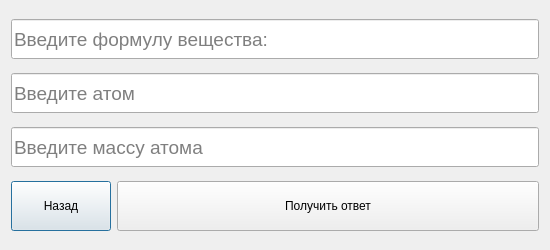
<?xml version="1.0" encoding="UTF-8"?>
<ui version="4.0">
 <class>Window3</class>
 <widget class="QDialog" name="Window3">
  <property name="geometry">
   <rect>
    <x>0</x>
    <y>0</y>
    <width>550</width>
    <height>250</height>
   </rect>
  </property>
  <property name="minimumSize">
   <size>
    <width>400</width>
    <height>250</height>
   </size>
  </property>
  <property name="maximumSize">
   <size>
    <width>1000</width>
    <height>250</height>
   </size>
  </property>
  <property name="windowTitle">
   <string>Расчет необходимой массы вещества для реакции</string>
  </property>
  <layout class="QVBoxLayout" name="verticalLayout">
   <item>
    <widget class="QLineEdit" name="lineEdit_2">
     <property name="minimumSize">
      <size>
       <width>0</width>
       <height>40</height>
      </size>
     </property>
     <property name="font">
      <font>
       <pointsize>14</pointsize>
      </font>
     </property>
     <property name="text">
      <string/>
     </property>
     <property name="placeholderText">
      <string>Введите формулу вещества:</string>
     </property>
    </widget>
   </item>
   <item>
    <widget class="QLineEdit" name="lineEdit">
     <property name="minimumSize">
      <size>
       <width>0</width>
       <height>40</height>
      </size>
     </property>
     <property name="font">
      <font>
       <pointsize>14</pointsize>
      </font>
     </property>
     <property name="text">
      <string/>
     </property>
     <property name="placeholderText">
      <string>Введите атом</string>
     </property>
    </widget>
   </item>
   <item>
    <widget class="QLineEdit" name="lineEdit_3">
     <property name="minimumSize">
      <size>
       <width>0</width>
       <height>40</height>
      </size>
     </property>
     <property name="font">
      <font>
       <pointsize>14</pointsize>
      </font>
     </property>
     <property name="placeholderText">
      <string>Введите массу атома</string>
     </property>
    </widget>
   </item>
   <item>
    <layout class="QHBoxLayout" name="horizontalLayout">
     <item>
      <widget class="QPushButton" name="pushButton">
       <property name="minimumSize">
        <size>
         <width>0</width>
         <height>50</height>
        </size>
       </property>
       <property name="maximumSize">
        <size>
         <width>100</width>
         <height>16777215</height>
        </size>
       </property>
       <property name="text">
        <string>Назад</string>
       </property>
      </widget>
     </item>
     <item>
      <widget class="QPushButton" name="pushButton_2">
       <property name="minimumSize">
        <size>
         <width>0</width>
         <height>50</height>
        </size>
       </property>
       <property name="text">
        <string>Получить ответ</string>
       </property>
      </widget>
     </item>
    </layout>
   </item>
  </layout>
 </widget>
 <resources/>
 <connections/>
</ui>
